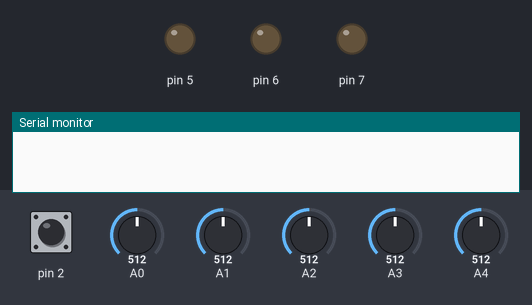
Bench run of a sketch on a simulated Arduino Uno, built with avr-gcc and run on an emulated ATmega328P. On the bench: output pins drawn as LEDs (lit = HIGH), the last lines printed to the serial monitor. Dashed ring = blinking. Inputs (shaded band) come from the test bench; at power-on: pin 2 LOW, A0 = 512, A4 = 512, A1 = 512, A2 = 512, A3 = 512.

Above: at 1.2 s.
1.3 s: pin 2 driven HIGH
At 2.5 s:
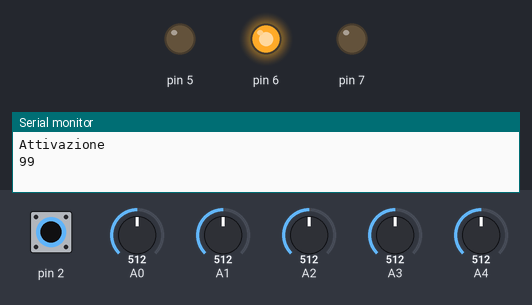
2.8 s: A0 set to 111
4.3 s: A0 set to 93
6.1 s: A4 set to 104
9.1 s: A4 set to 94
10.7 s: pin 2 pulsed LOW 2 times (0.12 s each, 0.3 s apart)
At 10.94 s:
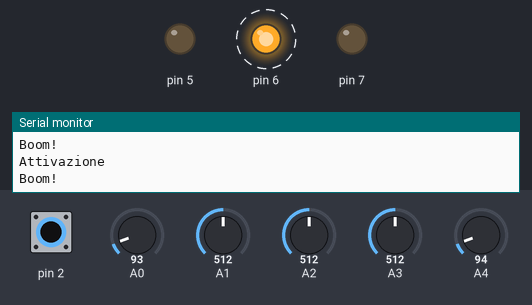
Timing chart, 0 to 13.7 s (numbered marks = the images above; inputs shaded):
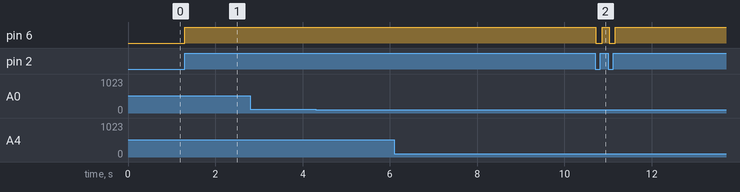

The sketch:

181-Bomba-a-tempo-p2.ino
```cpp
int stato = 0;
int wire[5] = {A0, A1, A2, A3, A4};

int maxstep = 100;
int timestep = 1000;
unsigned long t, t0;

void setup() {
  Serial.begin(9600);
  pinMode(2, INPUT);
  pinMode(5, OUTPUT);
  pinMode(6, OUTPUT);
  pinMode(7, OUTPUT);
}

void loop() {
  switch(stato) {
    case 0:
      if (digitalRead(2)) {
        stato = 1;
        digitalWrite(6, HIGH);
        Serial.println("Attivazione");
        t = millis();
      }
    break;
    case 1:
      if ((millis() - t) >= timestep) {
        maxstep--;
        t = millis();
        Serial.println(maxstep);
      }

      if (maxstep <= 0) {
        digitalWrite(5, HIGH);
        stato = 3;
      }

      verificaFili();

    break;
    case 2:
      Serial.println("disattivata!");
      stato = 4;
    break;
    case 3:
      Serial.println("Boom!");
      stato = 4;
    break;
    case 4:
      maxstep = 100;
      timestep = 1000;
      digitalWrite(4, LOW);
      digitalWrite(5, LOW);
      digitalWrite(6, LOW);
      stato = 0;
    break;
  }
}

boolean ACCELERA1 = false;
boolean ACCELERA2 = false;

void verificaFili() {
  if (analogRead(A0) < 100) {
    //disinnesco
    stato = 2;
  }
  if ((analogRead(A1) < 100) && (!ACCELERA1)) {
    timestep = timestep/2;
    ACCELERA1 = true;
  }
  if ((analogRead(A2) < 100) && (!ACCELERA2)) {
    timestep = timestep/2;
    ACCELERA2 = true;
  }
  if (analogRead(A3) < 100) {
    //neutro
  }
  if (analogRead(A4) < 100) {
    stato = 3;
  }
}
```

Measured:
- after the input at 1.3 s, pin 6: LOW → HIGH at once
- after the input at 10.7 s, pin 6: alternates HIGH for 0.16 s and LOW for 0.15 s, 4 changes in all, then stays HIGH, starting at once
